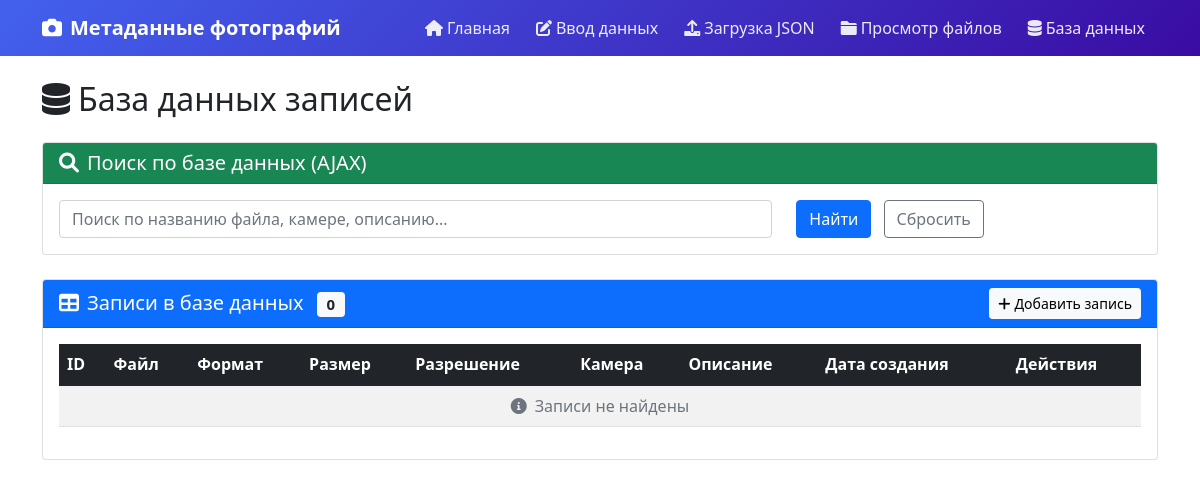
/database/, run on an earlier commit of the app's database.
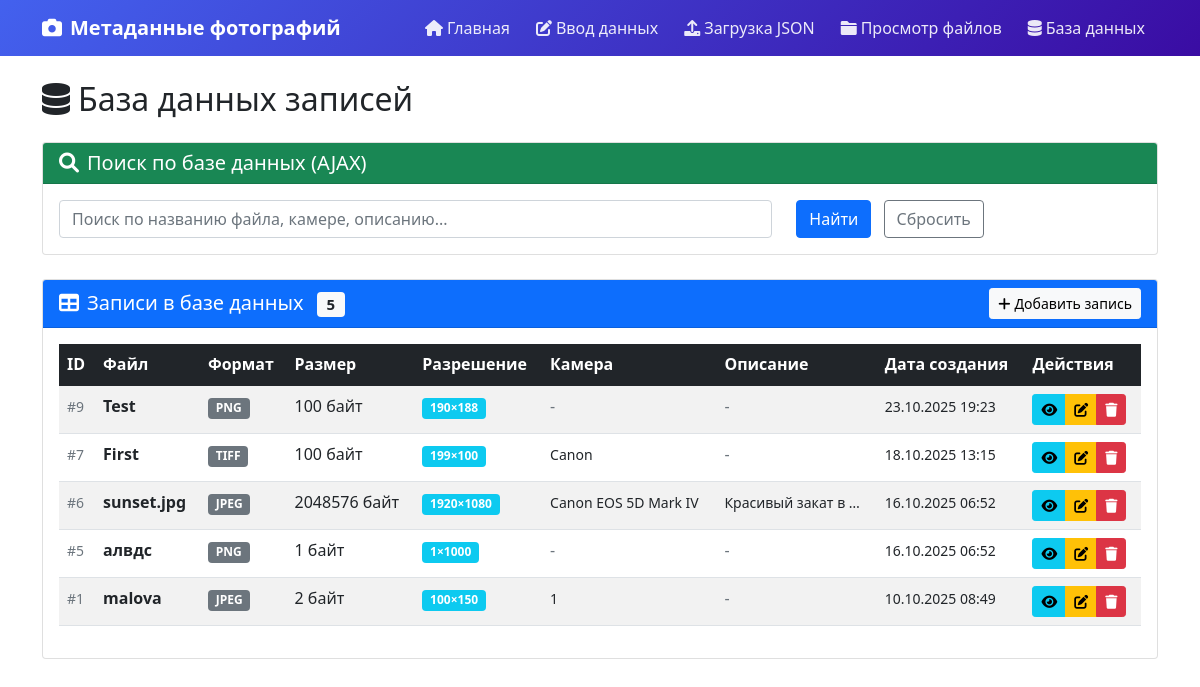
And on a later commit of the database.
### photo_metadata/models.py (models this page shows, shortened)
class PhotoMetadata(models.Model):
    FORMAT_CHOICES = [
        ('JPEG', 'JPEG'),
        ('PNG', 'PNG'),
        ('GIF', 'GIF'),
        ('BMP', 'BMP'),
        ('TIFF', 'TIFF'),
    ]
    filename = models.CharField(max_length=255,unique=True, verbose_name="Имя файла")
    format = models.CharField(max_length=10, choices=FORMAT_CHOICES, verbose_name="Формат")
    file_size = models.PositiveIntegerField(
        verbose_name="Размер файла (байт)",
        validators=[MinValueValidator(1)]
    )
    width = models.PositiveIntegerField(
        verbose_name="Ширина (px)",
        validators=[MinValueValidator(1)]
    )
    height = models.PositiveIntegerField(
        verbose_name="Высота (px)",
        validators=[MinValueValidator(1)]
    )
    camera_make = models.CharField(max_length=100, blank=True, verbose_name="Производитель камеры")
    camera_model = models.CharField(max_length=100, blank=True, verbose_name="Модель камеры")
    exposure_time = models.CharField(max_length=20, blank=True, verbose_name="Выдержка")
    aperture = models.DecimalField(max_digits=3, decimal_places=1, null=True, blank=True, verbose_name="Диафрагма")
    iso = models.PositiveIntegerField(null=True, blank=True, verbose_name="ISO")
    focal_length = models.DecimalField(max_digits=5, decimal_places=1, null=True, blank=True, verbose_name="Фокусное расстояние")
    latitude = models.DecimalField(max_digits=9, decimal_places=6, null=True, blank=True, verbose_name="Широта")
    longitude = models.DecimalField(max_digits=9, decimal_places=6, null=True, blank=True, verbose_name="Долгота")
    created_date = models.DateTimeField(auto_now_add=True, verbose_name="Дата создания записи")
    capture_date = models.DateTimeField(null=True, blank=True, verbose_name="Дата съемки")
    description = models.TextField(blank=True, verbose_name="Описание")
    tags = models.CharField(max_length=500, blank=True, verbose_name="Теги (через запятую)")
    class Meta:
        verbose_name = "Метаданные фотографии"
        verbose_name_plural = "Метаданные фотографий"
        unique_together = ['filename', 'format', 'file_size', 'width', 'height']

### photo_metadata/views.py (the view, shortened to what this page needs)
# urls.py: path('database/', views.view_database_records, name='database_records'),
def view_database_records(request):
    records = PhotoMetadata.objects.all().order_by('-created_date')
    search_query = request.GET.get('q', '')
    context = {
        'records': records,
        'search_query': search_query
    }
    return render(request, 'photo_metadata/database_records.html', context)

### templates/photo_metadata/database_records.html (shortened to what this page needs)
{% extends 'base.html' %}
{% block content %}
<div class="row">
    <div class="col-12">
        <h2 class="mb-4">
            <i class="fas fa-database me-2"></i>База данных записей
        </h2>
        <div class="card mb-4">
            <div class="card-header bg-success text-white">
                <h5 class="mb-0">
                    <i class="fas fa-search me-2"></i>Поиск по базе данных (AJAX)
                </h5>
            </div>
            <div class="card-body">
                <form method="get" action="{% url 'database_records' %}">
                    <div class="row">
                        <div class="col-md-8">
                            <input type="text" name="q" class="form-control" placeholder="Поиск по названию файла, камере, описанию..." value="{{ search_query }}">
                        </div>
                        <div class="col-md-4">
                            <button type="submit" class="btn btn-primary me-2">Найти</button>
                            <a href="{% url 'database_records' %}" class="btn btn-outline-secondary">Сбросить</a>
                        </div>
                    </div>
                </form>
            </div>
        </div>
        <div class="card">
            <div class="card-header bg-primary text-white d-flex justify-content-between align-items-center">
                <h5 class="mb-0">
                    <i class="fas fa-table me-2"></i>Записи в базе данных
                    <span id="records-count" class="badge bg-light text-dark ms-2">
                        {% if records %}{{ records|length }}{% else %}0{% endif %}
                    </span>
                </h5>
                <a href="{% url 'input_form' %}" class="btn btn-light btn-sm">
                    <i class="fas fa-plus me-1"></i>Добавить запись
                </a>
            </div>
            <div class="card-body">
                <div class="table-responsive">
                    <table class="table table-striped table-hover">
                        <thead class="table-dark">
                            <tr>
                                <th>ID</th>
                                <th>Файл</th>
                                <th>Формат</th>
                                <th>Размер</th>
                                <th>Разрешение</th>
                                <th>Камера</th>
                                <th>Описание</th>
                                <th>Дата создания</th>
                                <th>Действия</th>
                            </tr>
                        </thead>
                        <tbody>
                            {% if records %}
                                {% for record in records %}
                                    <tr>
                                        <td><small class="text-muted">#{{ record.id }}</small></td>
                                        <td>
                                            <strong>{{ record.filename }}</strong>
                                        </td>
                                        <td>
                                            <span class="badge bg-secondary">{{ record.format }}</span>
                                        </td>
                                        <td>{{ record.file_size }} байт</td>
                                        <td>
                                            <span class="badge bg-info">{{ record.width }}×{{ record.height }}</span>
                                        </td>
                                        <td>
                                            {% if record.camera_make or record.camera_model %}
                                                <small>{{ record.camera_make }} {{ record.camera_model }}</small>
                                            {% else %}
                                                <span class="text-muted">-</span>
                                            {% endif %}
                                        </td>
                                        <td>
                                            {% if record.description %}
                                                <small>{{ record.description|truncatewords:3 }}</small>
                                            {% else %}
                                                <span class="text-muted">-</span>
                                            {% endif %}
                                        </td>
                                        <td>
                                            <small>{{ record.created_date|date:"d.m.Y H:i" }}</small>
                                        </td>
                                        <td>
                                            <div class="btn-group btn-group-sm">
                                                <a href="{% url 'view_record' record.id %}" class="btn btn-info" title="Просмотреть">
                                                    <i class="fas fa-eye"></i>
                                                </a>
                                                <a href="{% url 'edit_record' record.id %}" class="btn btn-warning" title="Редактировать">
                                                    <i class="fas fa-edit"></i>
                                                </a>
                                                <a href="{% url 'delete_record' record.id %}" class="btn btn-danger" title="Удалить">
                                                    <i class="fas fa-trash"></i>
                                                </a>
                                            </div>
                                        </td>
                                    </tr>
                                {% endfor %}
                            {% else %}
                                <tr>
                                    <td colspan="9" class="text-center text-muted">
                                        <i class="fas fa-info-circle me-2"></i>Записи не найдены
                                    </td>
                                </tr>
                            {% endif %}
                        </tbody>
                    </table>
                </div>
            </div>
        </div>
    </div>
</div>
{% endblock %}

### templates/base.html (shortened to what this page needs)
<!DOCTYPE html>
<html lang="ru">
<head>
    <link href="https://cdn.jsdelivr.net/npm/bootstrap@5.1.3/dist/css/bootstrap.min.css" rel="stylesheet">
    <link rel="stylesheet" href="https://cdnjs.cloudflare.com/ajax/libs/font-awesome/6.0.0/css/all.min.css">
</head>
<body>
    <nav class="navbar navbar-expand-lg navbar-dark">
        <div class="container">
            <a class="navbar-brand" href="{% url 'home' %}">
                <i class="fas fa-camera me-2"></i>Метаданные фотографий
            </a>
            <div class="collapse navbar-collapse" id="navbarNav">
                <div class="navbar-nav ms-auto">
                    <a class="nav-link" href="{% url 'home' %}">
                        <i class="fas fa-home me-1"></i>Главная
                    </a>
                    <a class="nav-link" href="{% url 'input_form' %}">
                        <i class="fas fa-edit me-1"></i>Ввод данных
                    </a>
                    <a class="nav-link" href="{% url 'upload_file' %}">
                        <i class="fas fa-upload me-1"></i>Загрузка JSON
                    </a>
                    <a class="nav-link" href="{% url 'view_files' %}">
                        <i class="fas fa-folder me-1"></i>Просмотр файлов
                    </a>
                    <a class="nav-link" href="{% url 'database_records' %}">
                        <i class="fas fa-database me-1"></i>База данных
                    </a>
                </div>
            </div>
        </div>
    </nav>
    <div class="page-container">
        <div class="container mt-4">
            {% block content %}
            {% endblock %}
        </div>
    </div>
</body>
</html>

### templates/base.html (style rules this page uses)
.navbar { background: linear-gradient(135deg, #4361ee 0%, #3a0ca3 100%) !important; }
.navbar-brand { font-weight: bold; }
.nav-link { color: rgba(255, 255, 255, 0.9) !important; margin: 0 5px; border-radius: 5px; transition: all 0.3s ease; }
.page-container { min-height: 80vh; padding-bottom: 2rem; }

What changed in the data, as far as the page shows it:
added PhotoMetadata: id "9", filename "Test", format "PNG", file_size "100", width "190", height "188", created_date "23.10.2025 19:23"
added PhotoMetadata: id "7", filename "First", format "TIFF", file_size "100", width "199", height "100", camera_make "Canon", created_date "18.10.2025 13:15"
added PhotoMetadata: id "6", filename "sunset.jpg", format "JPEG", file_size "2048576", width "1920", height "1080", camera_make "Canon", camera_model "EOS 5D Mark IV", description "Красивый закат в …", created_date "16.10.2025 06:52"
added PhotoMetadata: id "5", filename "алвдс", format "PNG", file_size "1", width "1", height "1000", created_date "16.10.2025 06:52"
added PhotoMetadata: id "1", filename "malova", format "JPEG", file_size "2", width "100", height "150", camera_make "1", created_date "10.10.2025 08:49"
Also different on the page:
{{ records|length }}: (not shown) → "5"
text no longer shown: "0 Записи не найдены"
